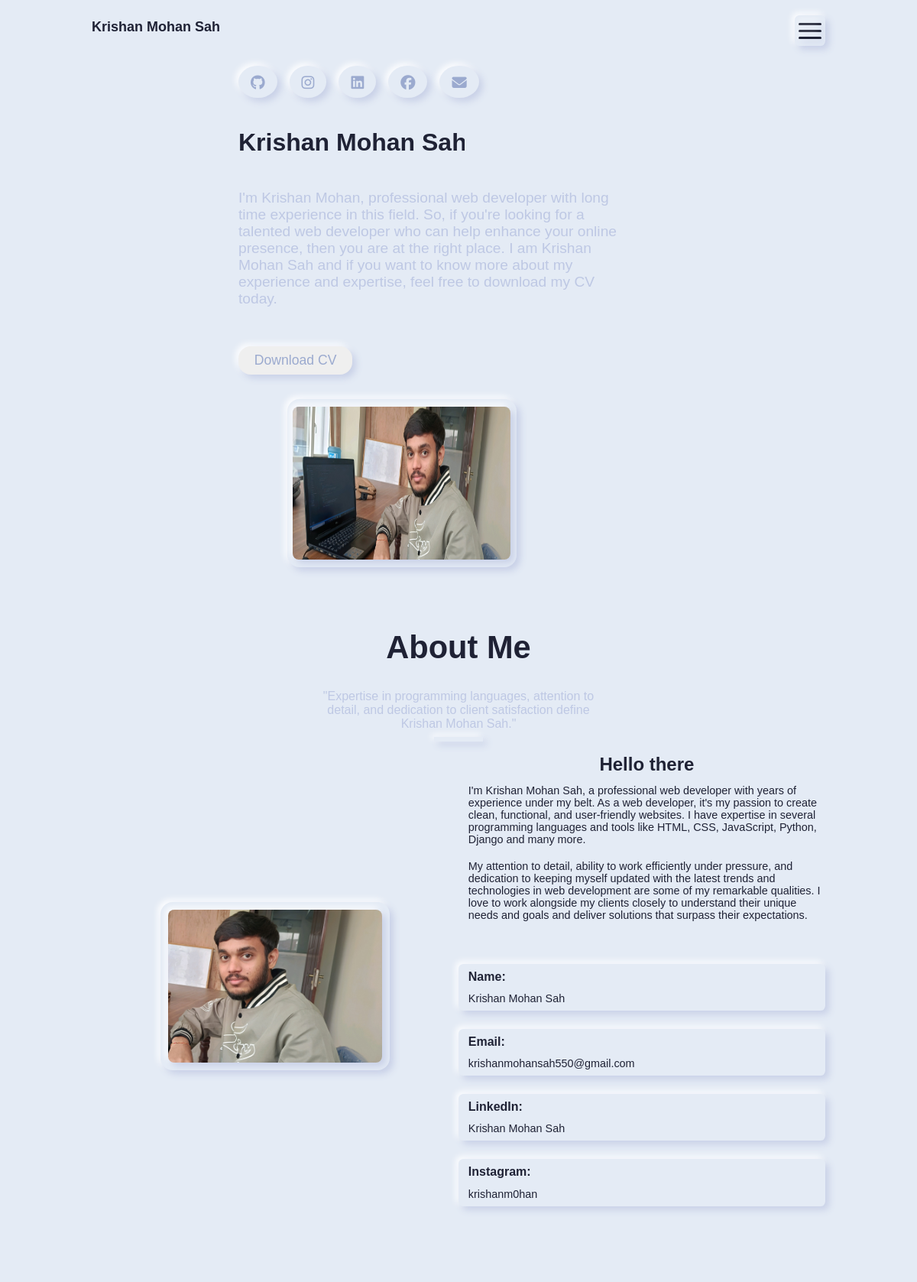
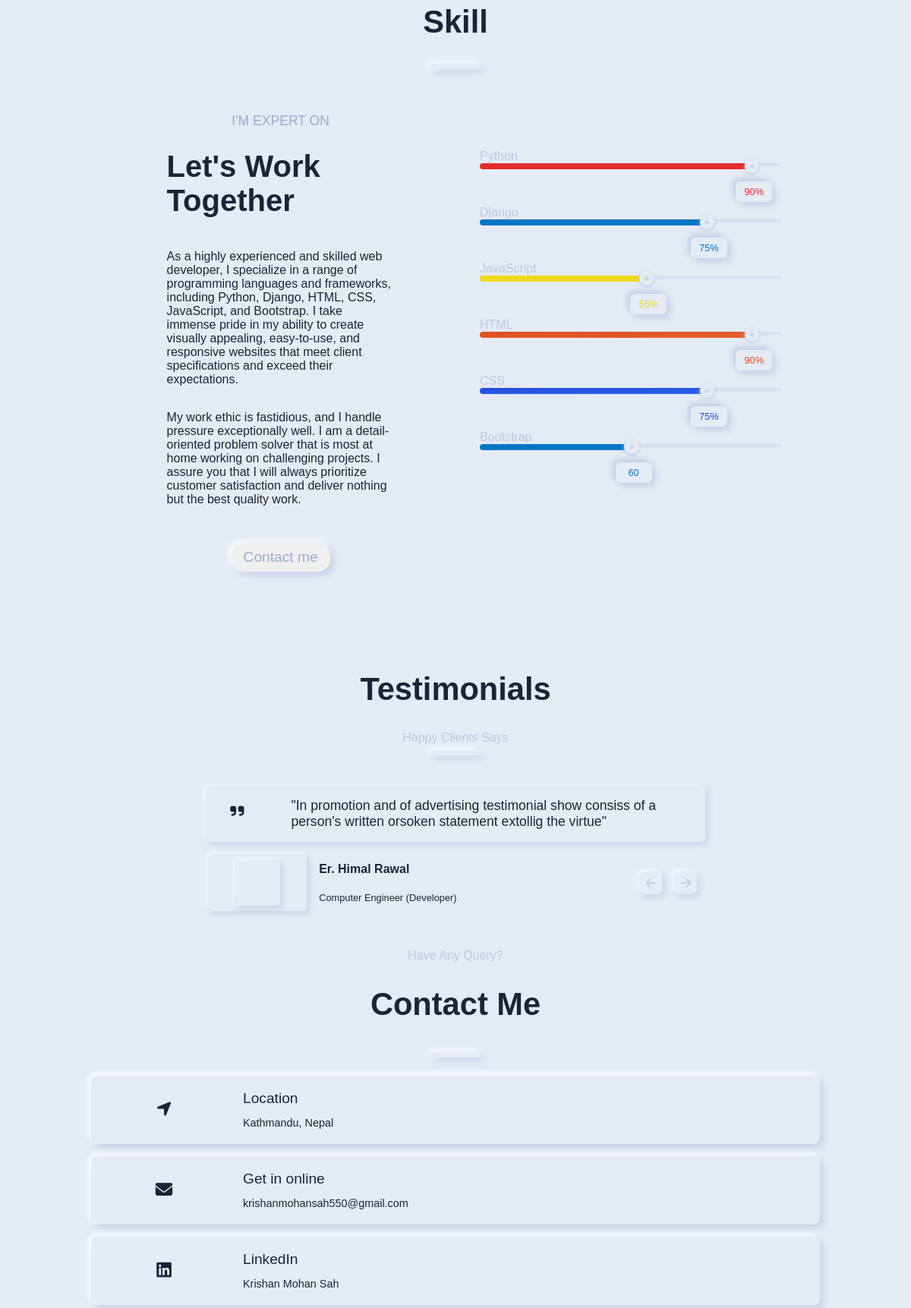
The page / (upper part) on the database its author committed (2 pictures, top to bottom).
### krishan/models.py (models this page shows)
class TEXT(models.Model):
    logo = models.TextField()
    home1 = models.TextField()
    home2 = models.TextField()
    home3 = models.TextField()
    about1 = models.TextField()
    about2 = models.TextField()
    about3 = models.TextField()
    about4 = models.TextField()
    about_name = models.TextField()
    about_email = models.TextField()
    about_linkedin = models.TextField()
    about_instagram = models.TextField()
    skill1 = models.TextField()
    skill2 = models.TextField()
    skill3 = models.TextField()
    skill4 = models.TextField()
    skill5 = models.TextField()
    testi0 = models.TextField()
    testi1 = models.TextField()
    testi1_1 = models.TextField()
    testi1_2 = models.TextField()
    testi2 = models.TextField()
    testi2_1 = models.TextField()
    testi2_2 = models.TextField()
    contact_loc = models.TextField()
    contact_get = models.TextField()
    contact_link = models.TextField()
    last1 = models.TextField()
    last2 = models.TextField()
    last3 = models.TextField()

class LINK(models.Model):
    github = models.TextField()
    linkedin = models.TextField()
    instagram = models.TextField()
    facebook = models.TextField()
    location = models.TextField()

class IMAGE(models.Model):
    img_krish1 = models.ImageField()
    img_krish2 = models.ImageField()
    img_testi1 = models.ImageField()
    img_testi2 = models.ImageField()

### krishan/views.py (the view)
# urls.py: path('', views.main, name='main'),
def main(request):
  images = IMAGE.objects.all()
  texts = TEXT.objects.all()
  links = LINK.objects.all()
  title = TITLE.objects.all()
  context = {'images': images,
             'texts': texts,
             'links': links,
             'title': title,
             }
  return render(request, 'main.html',context)

### templates/main.html (shortened to what this page needs)
{% load static %}
<!DOCTYPE html>
<html>
<head>
  <link rel="stylesheet" type="text/css" href="{% static 'style.css' %}">
</head>
<body>
  {% for text in texts %}
  {% for link in links %}
  <nav>
    <div class="container">
      <div class="logo">{{text.logo}}</div>
      <div class="mobile-button">
        <span></span>
        <span></span>
        <span></span>
      </div>
    </div>
  </nav>
  <div class="banner" id="home">
    <div class="container">
      <div class="text">
        <ul>
          <li><a href="{{link.github}}"><i class="fab fa-github"></i></a></li>
          <li><a href="{{link.instagram}}"><i class="fab fa-instagram"></i></a></li>
          <li><a href="{{link.linkedin}}"><i class="fab fa-linkedin"></i></a></li>
          <li><a href="{{link.facebook}}"><i class="fab fa-facebook"></i></a></li>
          <li><a href="{{link.github}}"><i class="fas fa-envelope"></i></a></li>
        </ul>
        <h1>{{text.home1}}</h1>
        <p>{{text.home2}}</p>
          <a href="{% url 'download_cv' %}"><button>{{text.home3}}</button></a>
      </div>
      <a href="#">
        {% for image in images %}
        <div class="image">
         <img class="me-image" src="{{image.img_krish1.url}}">
        </div>
      </a>
    </div>
  </div>
  <div class="banner about-banner" id="about">
    <div class="banner-wrapper">
      <div class="banner-header">
        <h1>About Me</h1>
        <p>{{text.about1}}</p>
        <div class="divider"></div>
      </div>
      <div class="banner-body">
        <div class="left">
          <div class="me-image-wrapper">
            <a href="#">
              <div class="me-image" id="my-image"></div>
            </a>
          </div>
        </div>
        <div class="right">
          <h1>{{text.about2}}</h1>
          <p>{{text.about3}}</p>
          <p>{{text.about4}}</p>
          <div class="contact-info">
            <div class="info">
              <h1>Name:</h1>
              <p class="my-name"></p>
            </div>
            <div class="info">
              <h1>Email:</h1>
              <p class="my-email"></p>
            </div>
            <div class="info">
              <h1>LinkedIn:</h1>
              <p class="my-name"></p>
            </div>
            <div class="info">
              <h1>Instagram:</h1>
              <p class="my-insta"></p>
            </div>
          </div>
        </div>
      </div>
    </div>
  </div>
  <div class="banner skill-banner" id="skill">
    <div class="banner-wrapper">
      <div class="banner-header">
        <h1>Skill</h1>
        <div class="divider"></div>
      </div>
      <div class="banner-body">
        <div class="left">
          <span>{{text.skill1}}</span>
          <h1>{{text.skill2}}</h1>
          <p>{{text.skill3}}</p>
          <p>{{text.skill4}}</p>
            <a href="#contact"><button>{{text.skill5}}</button></a>
        </div>
  <div class="right">
    <div class="slider">
        <span class="java">Python</span>
        <div class="slider-box" id="java">
            <span class="slider-btn" id="java-btn"></span>
            <span class="slider-color" id="java-progress"></span>
            <span class="slider-tooltip" id="java-value"></span>
        </div>
    </div>
    <div class="slider">
      <span>Django</span>
      <div class="slider-box" id="typeScript">
          <span class="slider-btn" id="ts-btn"></span>
          <span class="slider-color" id="ts-progress"></span>
          <span class="slider-tooltip" id="ts-value"></span>
      </div>
  </div>
    <div class="slider">
        <span>JavaScript</span>
        <div class="slider-box" id="js">
            <span class="slider-btn" id="js-btn"></span>
            <span class="slider-color" id="js-progress"></span>
            <span class="slider-tooltip" id="js-value"></span>
        </div>
    </div>
    <div class="slider">
        <span>HTML</span>
        <div class="slider-box" id="html">
            <span class="slider-btn" id="html-btn"></span>
            <span class="slider-color" id="html-progress"></span>
            <span class="slider-tooltip" id="html-value"></span>
        </div>
    </div>
    <div class="slider">
        <span>CSS</span>
        <div class="slider-box" id="css">
            <span class="slider-btn" id="css-btn"></span>
            <span class="slider-color" id="css-progress"></span>
            <span class="slider-tooltip" id="css-value"></span>
        </div>
    </div>
    <div class="slider">
        <span>Bootstrap</span>
        <div class="slider-box" id="typeScript">
            <span class="slider-btn" id="ts-btn"></span>
            <span class="slider-color" id="ts-progress"></span>
            <span class="slider-tooltip" id="ts-value">60</span>
        </div>
    </div>
</div>
</div>
</div>
</div>
  <div class="banner client-banner" id="client">
    <div class="banner-wrapper">
      <div class="banner-header">
        <h1>Testimonials</h1>
        <span>Happy Clients Says</span>
        <div class="divider"></div>
      </div>
      <div class="banner-body">
        <div class="center">
          <div class="quote-card">
            <div class="quote-icon">
              <i class="fas fa-quote-right"></i>
            </div>
            <div class="quote-text">
              <p id="client-quote">{{text.testi0}}</p>
            </div>
          </div>
          <div class="quote-client">
            <div class="client-image-wrapper">
              <div class="client-image" id="client-image"></div>
            </div>
            <div class="client-info">
              <h4 id="client-name"></h4>
              <span id="client-work"></span>
            </div>
            <div class="client-changer">
              <div class="left-slide" onclick="changeClient('-')">
                <i class="fas fa-arrow-left"></i>
              </div>
              <div class="right-slide" onclick="changeClient('+')">
                <i class="fas fa-arrow-right"></i>
              </div>
            </div>
          </div>
        </div>
      </div>
    </div>
  </div>
  <div class="banner contact-banner" id="contact">
    <div class="banner-wrapper">
      <div class="banner-header">
        <span>Have Any Query?</span>
        <h1>Contact Me</h1>
        <div class="divider"></div>
      </div>
      <div class="banner-body">
        <div class="infos">
          <div class="card">
            <div class="icon">
              <i class="fas fa-location-arrow"></i>
            </div>
            <div class="info">
              <span>Location</span>
              <p class="my-location"></p>
            </div>
          </div>
          <div class="card">
            <div class="icon">
              <i class="fas fa-envelope"></i>
            </div>
            <div class="info">
              <span>Get in online</span>
              <p class="my-email"></p>
            </div>
          </div>
          <div class="card">
            <div class="icon">
              <i class="fab fa-linkedin"></i>
            </div>
            <div class="info">
              <span>LinkedIn</span>
              <p class="my-name"></p>
            </div>
          </div>
        </div>
      <form method="post" action="{% url 'contact' %}">
        <div class="contact-me" name="contact">
        </div>
      </form>
      </div>
    </div>
  </div>
{% endfor %}
{% endfor %}
{% endfor %}
</body>
</html>

### rows shown on the page
TEXT: logo "Krishan Mohan Sah", home1 "Krishan Mohan Sah", home2 "I'm Krishan Mohan, professional web developer with long time experience in this field. So, if you're looking for a talented web developer who can help enhance your online presence, then you are at the right place. I am Krishan Mohan Sah and if you want to know more about my experience and expertise, feel free to download my CV today.", home3 "Download CV", about1 "\"Expertise in programming languages, attention to detail, and dedication to client satisfaction define Krishan Mohan Sah.\"", about2 "Hello there", about3 "I'm Krishan Mohan Sah, a professional web developer with years of experience under my belt. As a web developer, it's my passion to create clean, functional, and user-friendly websites. I have expertise in several programming languages and tools like HTML, CSS, JavaScript, Python, Django and many more.", about4 "My attention to detail, ability to work efficiently under pressure, and dedication to keeping myself updated with the latest trends and technologies in web development are some of my remarkable qualities. I love to work alongside my clients closely to understand their unique needs and goals and deliver solutions that surpass their expectations.", skill1 "I'M EXPERT ON", skill2 "Let's Work Together", skill3 "As a highly experienced and skilled web developer, I specialize in a range of programming languages and frameworks, including Python, Django, HTML, CSS, JavaScript, and Bootstrap. I take immense pride in my ability to create visually appealing, easy-to-use, and responsive websites that meet client specifications and exceed their expectations.", skill4 "My work ethic is fastidious, and I handle pressure exceptionally well. I am a detail-oriented problem solver that is most at home working on challenging projects. I assure you that I will always prioritize customer satisfaction and deliver nothing but the best quality work.", skill5 "Contact me"
IMAGE: img_krish1 (picture)
